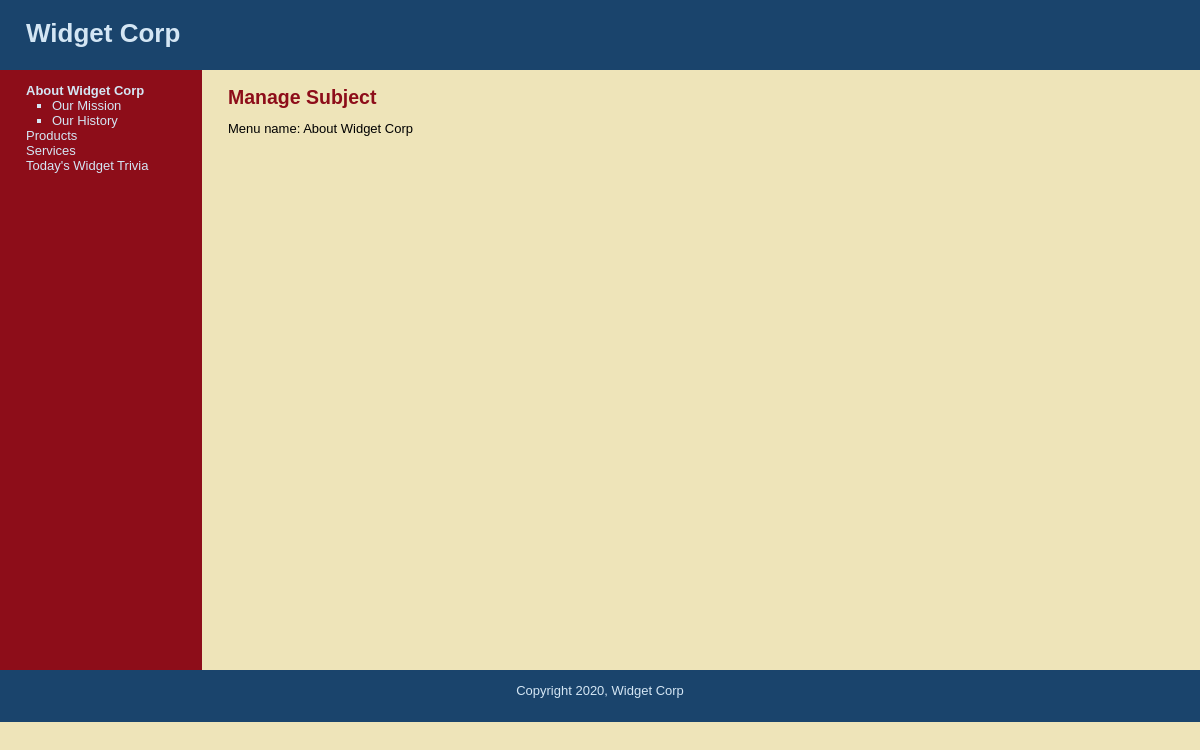
/Day-20/widget_corp/public/index.php?subject=1, run on the app's committed database.
### tables this page shows
CREATE TABLE `subjects` (
  `id` int(11) NOT NULL AUTO_INCREMENT,
  `menu_name` varchar(30) NOT NULL,
  `position` int(3) NOT NULL,
  `visible` tinyint(1) NOT NULL,
  PRIMARY KEY (`id`)
);

CREATE TABLE `pages` (
  `id` int(11) NOT NULL AUTO_INCREMENT,
  `subject_id` int(11) NOT NULL,
  `menu_name` varchar(30) NOT NULL,
  `position` int(3) NOT NULL,
  `visible` tinyint(1) NOT NULL,
  `content` text,
  PRIMARY KEY (`id`),
  KEY `subject_id` (`subject_id`)
);

### Day-20/widget_corp/public/index.php (the view, shortened to what this page needs)
<?php find_selected_page(); ?>
        <div id="main">
            <div id="navigation">
                <?php echo public_navigation($current_subject, $current_page); ?>
            </div>
            <div id="page">
                <?php if($current_subject) { ?>
                    <h2>Manage Subject</h2>
                    Menu name: <?php echo htmlentities($current_subject["menu_name"]); ?><br />
                <?php } elseif ($current_page) { ?>
                        <?php echo htmlentities($current_page['content']); ?>
                <?php } else { ?>
                    Please select a subject or a page.
                <?php } ?>
            </div>
        </div>

### Day-20/widget_corp/includes/functions.php (shortened to what this page needs)
<?php
    function find_all_subjects() {
        global $connection;
        $query = "SELECT * ";
        $query .= "FROM subjects ";
        $query .= "ORDER BY position ASC";
        $subject_set = mysqli_query($connection, $query);
        return $subject_set;
    }
    function find_pages_for_subject($subject_id) {
        global $connection;
        $safe_subject_id = mysqli_real_escape_string($connection, $subject_id);
        $query = "SELECT * ";
        $query .= "FROM pages ";
        $query .= "WHERE visible = 1 ";
        $query .= "AND subject_id = {$safe_subject_id} ";
        $query .= "ORDER BY position ASC";
        $page_set = mysqli_query($connection, $query);
        return $page_set;
    }
    function find_subject_by_id($subject_id) {
        global $connection;
        $safe_subject_id = mysqli_real_escape_string($connection, $subject_id);
        $query = "SELECT * ";
        $query .= "FROM subjects ";
        $query .= "WHERE id = {$safe_subject_id} ";
        $query .= "LIMIT 1";
        $subject_set = mysqli_query($connection, $query);
        if ($subject = mysqli_fetch_assoc($subject_set)) {
            return $subject;
        } else {
            return null;
        }
    }
    function find_selected_page() {
        if(isset($_GET["subject"])) {
            $current_subject =  find_subject_by_id($_GET["subject"]);
            $current_page = null;
        } elseif (isset($_GET["page"])) {
            $current_subject = null;
            $current_page =  find_page_by_id($_GET["page"]);
        } else {
            $current_subject = null;
            $current_page = null;
        }
    }
    function public_navigation($subject_array, $page_array) {
        $output = "<ul class=\"subjects\">";
        $subject_set = find_all_subjects();
        while ($subject = mysqli_fetch_assoc($subject_set)) {
            $output .= "<li";
            if ($subject_array && $subject["id"] == $subject_array["id"]) {
                $output .= " class=\"selected\"";
            }
            $output .= ">";
            $output .= "<a href=\"index.php?subject=";
            $output .= urlencode($subject["id"]);
            $output .= "\">";
            $output .= htmlentities($subject["menu_name"]);
            $output .= "</a>";
            if ($subject_array['id'] == $subject["id"] ||
                $page_array['subject_id'] == $subject["id"]) {
                $page_set = find_pages_for_subject($subject["id"]);
                $output .= "<ul class=\"pages\">";
                while ($page = mysqli_fetch_assoc($page_set)) {
                    $output .= "<li";
                    $output .= ">";
                    $output .= "<a href=\"index.php?page=";
                    $output .= urlencode($page["id"]);
                    $output .= "\">";
                    $output .= htmlentities($page["menu_name"]);
                    $output .= "</a></li>";
                }
                $output .= "</ul>";
            }
            $output .= "</li>";
        }
        $output .= "</ul>";
        return $output;
    }
?>

### Day-20/widget_corp/public/stylesheets/public.css (style rules this page uses)
html { height: 100%; width: 100%; }
body { width: 100%; height: 100%; margin: 0; padding: 0; border: 0; font-family: Verdana, Arial, Helvetica, sans-serif; font-size: 13px; line-height: 15px; background: #EEE4B9; }
a { color: #8D0D19; }
#main { height: 600px; width: 100%; margin: 0; padding: 0; background: #EEE4B9; }
#navigation { float: left; width: 150px; height: 100%; margin: 0; padding: 0 2em; color: #D4E6F4; background: #8D0D19; }
#navigation a { color: #D4E6F4; text-decoration: none; }
ul.subjects { margin: 1em 0; padding-left: 0; list-style: none; }
ul.pages { padding-left: 2em; list-style: square; font-weight: normal; }
.selected { font-weight: bold; }
#page { float: left; height: 100%; padding-left: 2em; vertical-align: top; background: #EEE4B9; }
#page h2 { color: #8D0D19; margin-top: 1em; }

### data on the page
subjects: value "About Widget Corp", menu_name "About Widget Corp"
pages: value "Our Mission"
pages: value "Our History"
subjects: value "Products"
subjects: value "Services"
subjects: value "Today's Widget Trivia"
